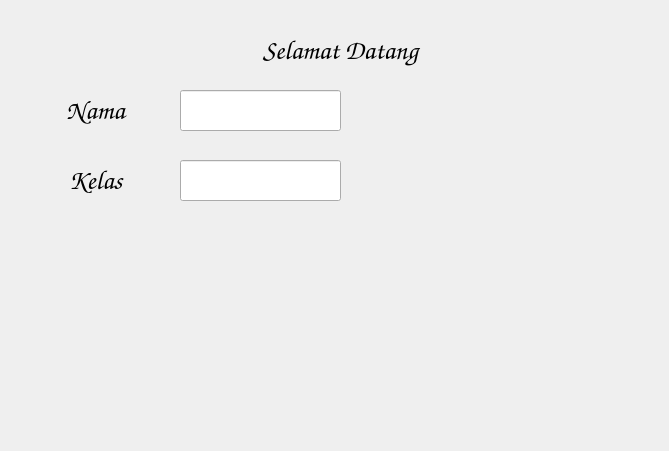
<?xml version="1.0" encoding="UTF-8"?>
<ui version="4.0">
 <class>Form</class>
 <widget class="QWidget" name="Form">
  <property name="geometry">
   <rect>
    <x>0</x>
    <y>0</y>
    <width>669</width>
    <height>451</height>
   </rect>
  </property>
  <property name="cursor">
   <cursorShape>WaitCursor</cursorShape>
  </property>
  <property name="windowTitle">
   <string>Form</string>
  </property>
  <widget class="QLabel" name="label">
   <property name="geometry">
    <rect>
     <x>180</x>
     <y>30</y>
     <width>321</width>
     <height>41</height>
    </rect>
   </property>
   <property name="font">
    <font>
     <family>Comic Sans MS</family>
     <pointsize>20</pointsize>
    </font>
   </property>
   <property name="cursor">
    <cursorShape>SizeAllCursor</cursorShape>
   </property>
   <property name="layoutDirection">
    <enum>Qt::LeftToRight</enum>
   </property>
   <property name="autoFillBackground">
    <bool>true</bool>
   </property>
   <property name="text">
    <string>Selamat Datang</string>
   </property>
   <property name="textFormat">
    <enum>Qt::AutoText</enum>
   </property>
   <property name="alignment">
    <set>Qt::AlignCenter</set>
   </property>
   <property name="wordWrap">
    <bool>false</bool>
   </property>
  </widget>
  <widget class="QLineEdit" name="lineEdit">
   <property name="geometry">
    <rect>
     <x>180</x>
     <y>90</y>
     <width>161</width>
     <height>41</height>
    </rect>
   </property>
  </widget>
  <widget class="QLineEdit" name="lineEdit_2">
   <property name="geometry">
    <rect>
     <x>180</x>
     <y>160</y>
     <width>161</width>
     <height>41</height>
    </rect>
   </property>
   <property name="cursor">
    <cursorShape>WaitCursor</cursorShape>
   </property>
   <property name="mouseTracking">
    <bool>true</bool>
   </property>
  </widget>
  <widget class="QLabel" name="label_2">
   <property name="geometry">
    <rect>
     <x>30</x>
     <y>90</y>
     <width>131</width>
     <height>41</height>
    </rect>
   </property>
   <property name="font">
    <font>
     <family>Comic Sans MS</family>
     <pointsize>20</pointsize>
    </font>
   </property>
   <property name="cursor">
    <cursorShape>SizeAllCursor</cursorShape>
   </property>
   <property name="layoutDirection">
    <enum>Qt::LeftToRight</enum>
   </property>
   <property name="autoFillBackground">
    <bool>true</bool>
   </property>
   <property name="text">
    <string>Nama</string>
   </property>
   <property name="textFormat">
    <enum>Qt::AutoText</enum>
   </property>
   <property name="alignment">
    <set>Qt::AlignCenter</set>
   </property>
   <property name="wordWrap">
    <bool>false</bool>
   </property>
  </widget>
  <widget class="QLabel" name="label_3">
   <property name="geometry">
    <rect>
     <x>30</x>
     <y>160</y>
     <width>131</width>
     <height>41</height>
    </rect>
   </property>
   <property name="font">
    <font>
     <family>Comic Sans MS</family>
     <pointsize>20</pointsize>
    </font>
   </property>
   <property name="cursor">
    <cursorShape>SizeAllCursor</cursorShape>
   </property>
   <property name="layoutDirection">
    <enum>Qt::LeftToRight</enum>
   </property>
   <property name="autoFillBackground">
    <bool>true</bool>
   </property>
   <property name="text">
    <string>Kelas</string>
   </property>
   <property name="textFormat">
    <enum>Qt::AutoText</enum>
   </property>
   <property name="alignment">
    <set>Qt::AlignCenter</set>
   </property>
   <property name="wordWrap">
    <bool>false</bool>
   </property>
  </widget>
 </widget>
 <resources/>
 <connections/>
</ui>
